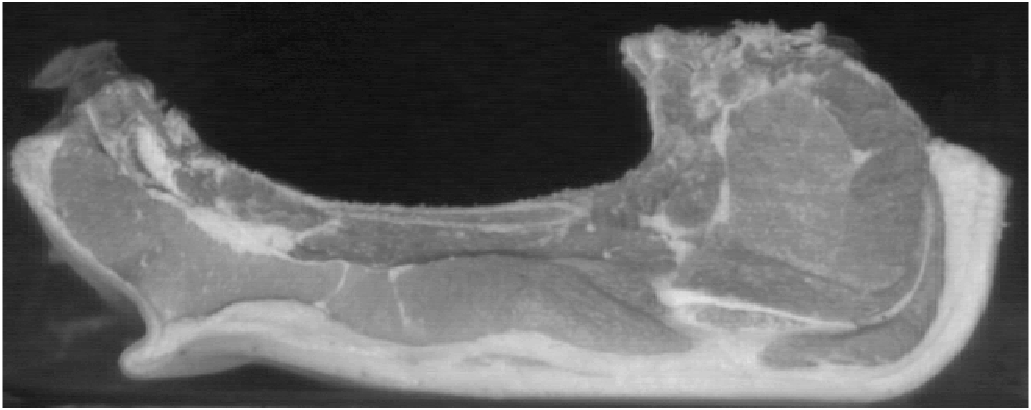
%> input picture 01.tif, 1031 x 410 px
$ octave --eval "result = thr_otsu_mod(imread('01.tif'));"   (GNU Octave 9; MATLAB toolbox functions it lacks are replaced by stand-ins)
%> lines starting %> are read from the running program, lines starting %| are printed output that depends on the picture; in (x1, y1, x2, y2) boxes, pixels count from 0 and x2, y2 are one past the last pixel; in counts of white or black regions, pixels touching at a corner belong together; the program's own positions count from 1
### fons.m
% Per detectar el fons, hem fet servir el mètode d'Otsu per trobar els
% llindars, ja que degut a les iluminacions variants fer servir un llindar
% estàtic en totes les imatges donava resultats subòtpims. Posteriorment a
% la binarització d'Otsu hem omplert els forats que resultaven en algunes
% imatges.

function im_bg = fons(im)
    % Trobem el llindar del fons amb el mètode d'Otsu
    im_bg = imbinarize(im, graythresh(im));
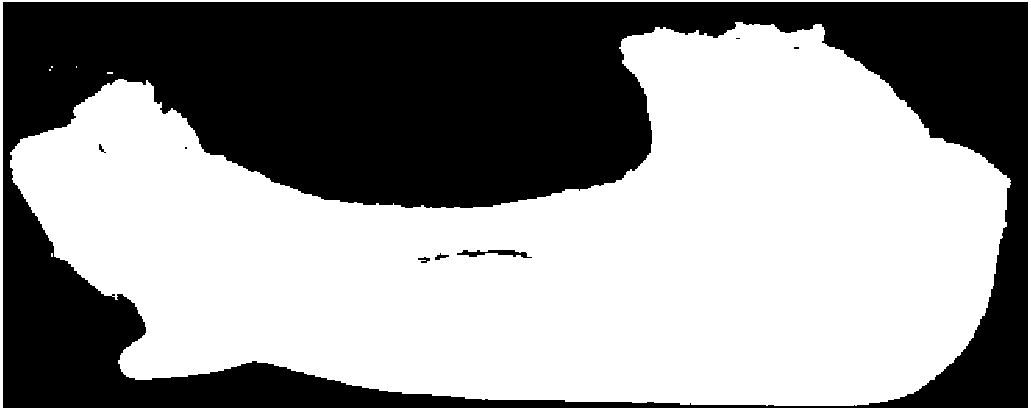
%> im_bg: size 410x1031x3 logical; 58% white; 8 black regions (3 under 20 px), largest, box (x1, y1, x2, y2) and area: (3, 2, 1028, 408) 176985, (457, 250, 532, 258) 289, (435, 253, 449, 260) 47, (418, 257, 430, 263) 42, (99, 144, 106, 153) 26
    % Omplim forats (tambe es pot implementar amb reconstrucció)
    im_bg = imfill(im_bg,"holes");
end

### thr_otsu_mod.m
% Modificació d'Otsu perque ignori els pixels de fons. Implementació
% extreta de viqupèdia

function thr = thr_otsu_mod(im)
    im = im .* uint8(fons(im));
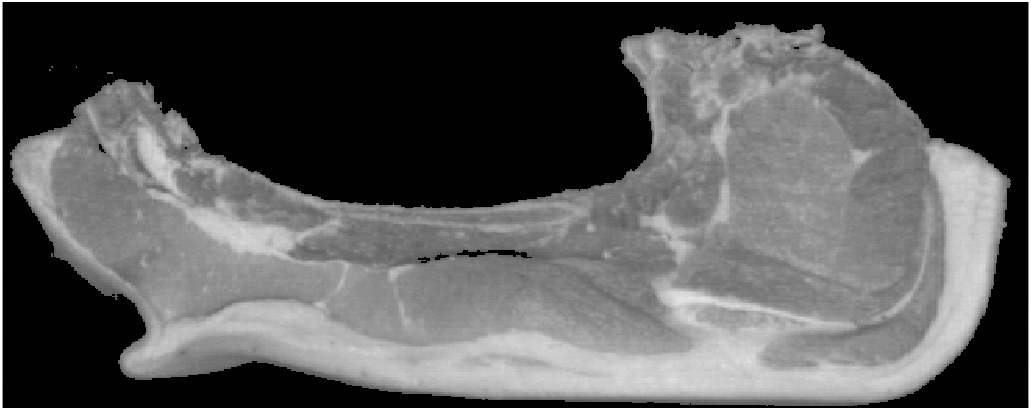
%> im: size 410x1031x3 uint8; min 0, max 255, mean 87
    [histogramCounts, ~] = histcounts(im, 256);
%> histogramCounts = 256 values, max 532221 at index 1, min 0 at index 2, mean 4953.6
    histogramCounts(1) = 0;

    total = sum(histogramCounts); % total number of pixels in the image
%> total = 735909
    %% OTSU automatic thresholding
    top = 256;
    sumB = 0;
    wB = 0;
    maximum = 0.0;
    sum1 = dot(0:top-1, histogramCounts);
%> sum1 = 110388225
    for ii = 1:top
        wF = total - wB;
        if wB > 0 && wF > 0
            mF = (sum1 - sumB) / wF;
            val = wB * wF * ((sumB / wB) - mF) * ((sumB / wB) - mF);
            if ( val >= maximum )
                thr = ii;
                maximum = val;
            end
        end
        wB = wB + histogramCounts(ii);
        sumB = sumB + (ii-1) * histogramCounts(ii);
    end
%> after the loop, mF = 255; maximum = 4.02e+14; sumB = 110388225; thr = 165; val = 1.43e+14; wB = 735909

    thr = double(thr/255);
%> thr = 0.647
end

$ run again, on 02.tif
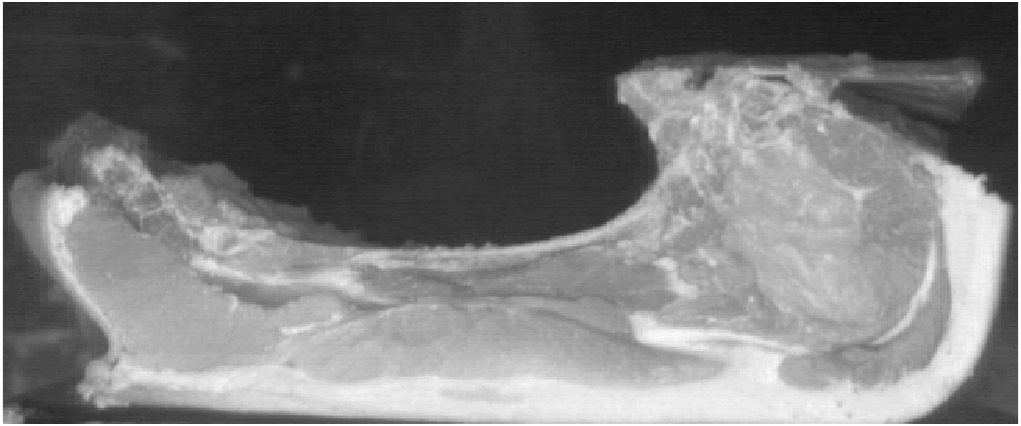
%> input picture 02.tif, 1021 x 426 px
%> in fons, `im_bg = imbinarize(im, graythresh(im));`:
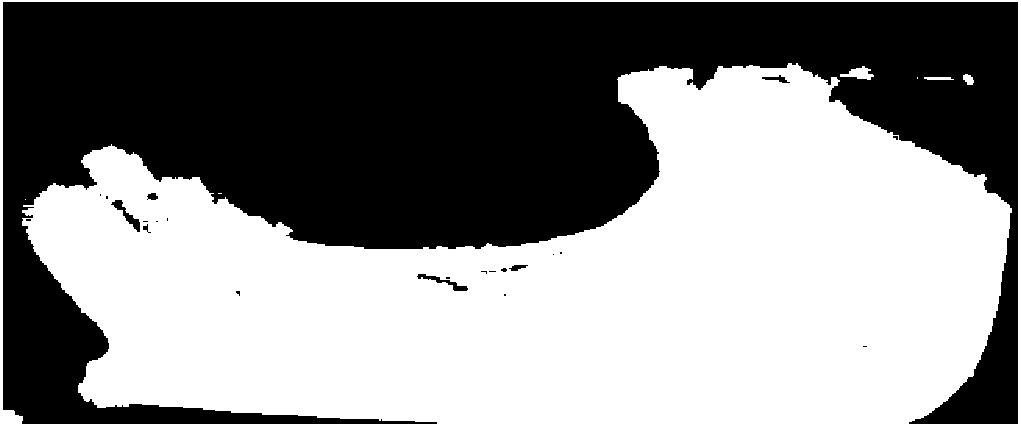
%> im_bg: size 426x1021x3 logical; 53.3% white; 23 black regions (16 under 20 px), largest, box (x1, y1, x2, y2) and area: (3, 2, 1018, 424) 202419, (111, 200, 140, 232) 247, (417, 274, 468, 291) 221
%> in thr_otsu_mod, `im = im .* uint8(fons(im));`:
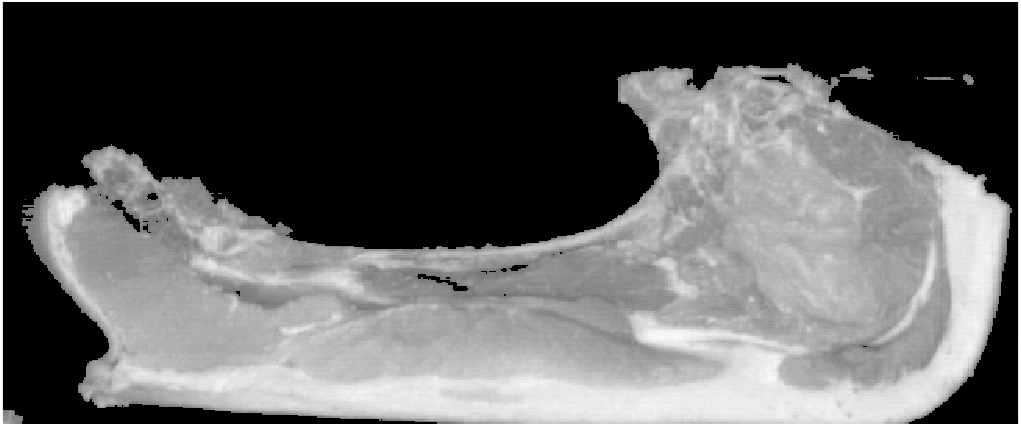
%> im: size 426x1021x3 uint8; min 0, max 255, mean 96
%> histogramCounts = 256 values, max 609729 at index 1, min 0 at index 2, mean 5097
%> total = 695109
%> sum1 = 125240580
%> after the loop in thr_otsu_mod, `for ii = 1:top`: mF = 255; maximum = 3.49e+14; sumB = 125240580; thr = 193; val = 6.91e+13; wB = 695109
%> in thr_otsu_mod, `thr = double(thr/255);`: thr = 0.757

$ run again, on 03.tif
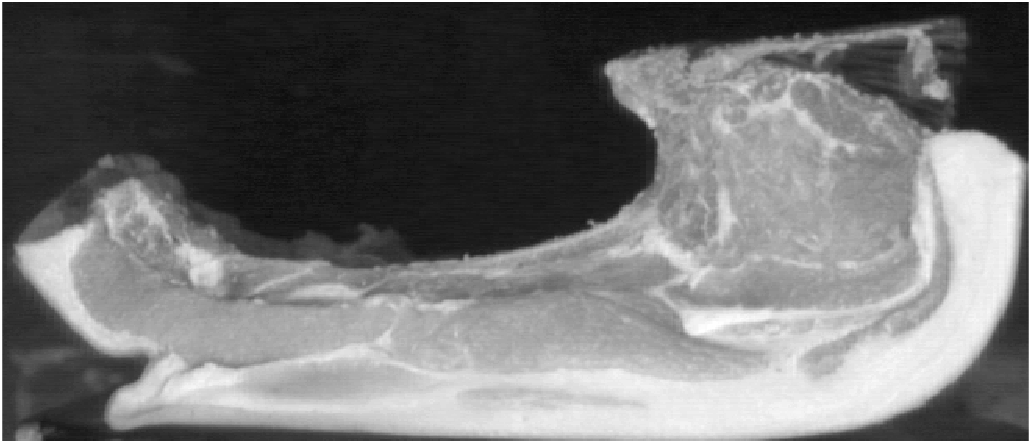
%> input picture 03.tif, 1031 x 443 px
%> in fons, `im_bg = imbinarize(im, graythresh(im));`:
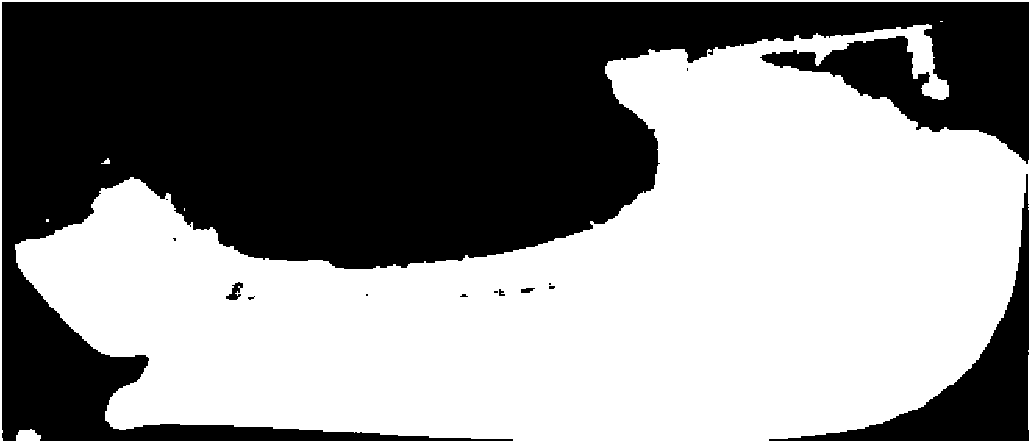
%> im_bg: size 443x1031x3 logical; 53.4% white; 14 black regions (9 under 20 px), largest, box (x1, y1, x2, y2) and area: (2, 2, 1029, 441) 200105, (769, 174, 1029, 441) 12230, (226, 282, 243, 300) 152, (521, 288, 535, 293) 51, (499, 289, 505, 296) 28
%> in thr_otsu_mod, `im = im .* uint8(fons(im));`:
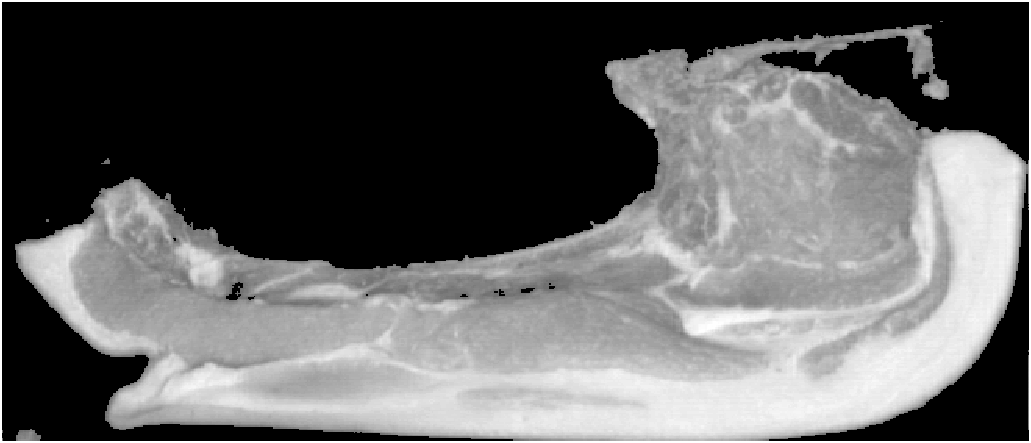
%> im: size 443x1031x3 uint8; min 0, max 255, mean 97.1
%> histogramCounts = 256 values, max 637926 at index 1, min 0 at index 2, mean 5352.3
%> total = 732273
%> sum1 = 133016031
%> after the loop in thr_otsu_mod, `for ii = 1:top`: mF = 255; maximum = 5.08e+14; sumB = 133016031; thr = 191; val = 7.21e+13; wB = 732273
%> in thr_otsu_mod, `thr = double(thr/255);`: thr = 0.749

$ run again, on 04.tif
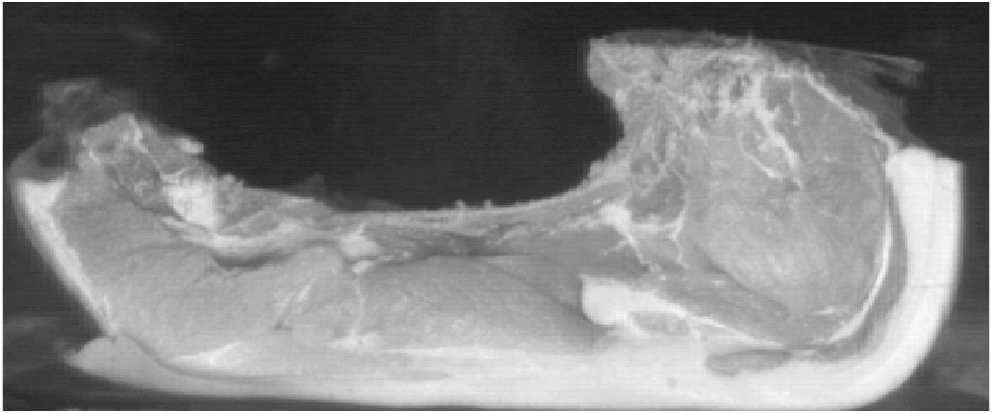
%> input picture 04.tif, 992 x 413 px
%> in fons, `im_bg = imbinarize(im, graythresh(im));`:
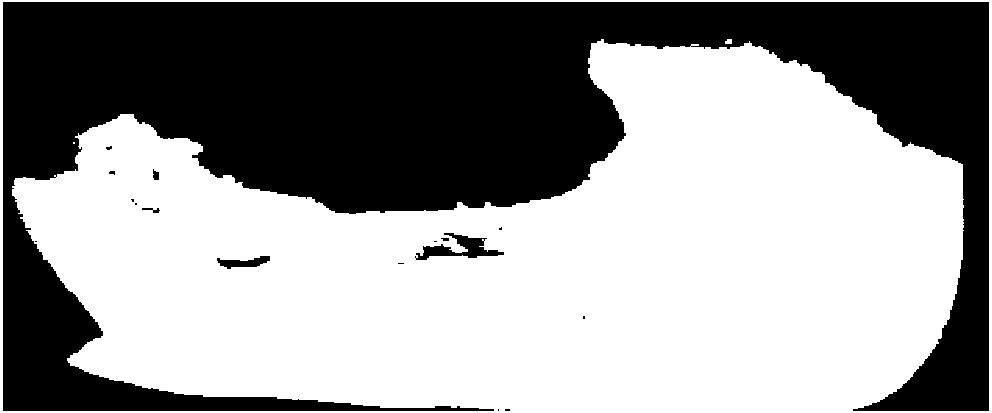
%> im_bg: size 413x992x3 logical; 58.1% white; 17 black regions (11 under 20 px), largest, box (x1, y1, x2, y2) and area: (3, 2, 989, 411) 170287, (415, 233, 504, 260) 946, (217, 256, 270, 269) 365, (153, 169, 159, 180) 50, (142, 208, 160, 213) 45, (441, 238, 449, 241) 20
%> in thr_otsu_mod, `im = im .* uint8(fons(im));`:
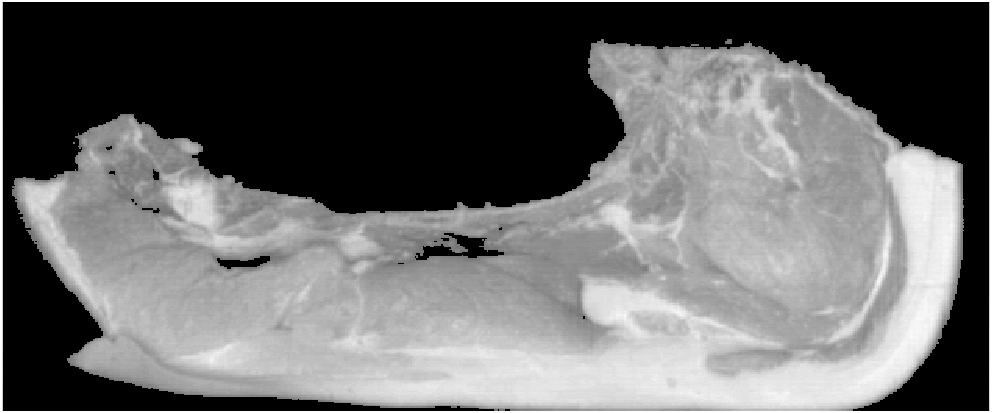
%> im: size 413x992x3 uint8; min 0, max 255, mean 104.2
%> histogramCounts = 256 values, max 515385 at index 1, min 0 at index 2, mean 4801.1
%> total = 713703
%> sum1 = 128039964
%> after the loop in thr_otsu_mod, `for ii = 1:top`: mF = 255; maximum = 3.52e+14; sumB = 128039964; thr = 190; val = 7.02e+13; wB = 713703
%> in thr_otsu_mod, `thr = double(thr/255);`: thr = 0.745
